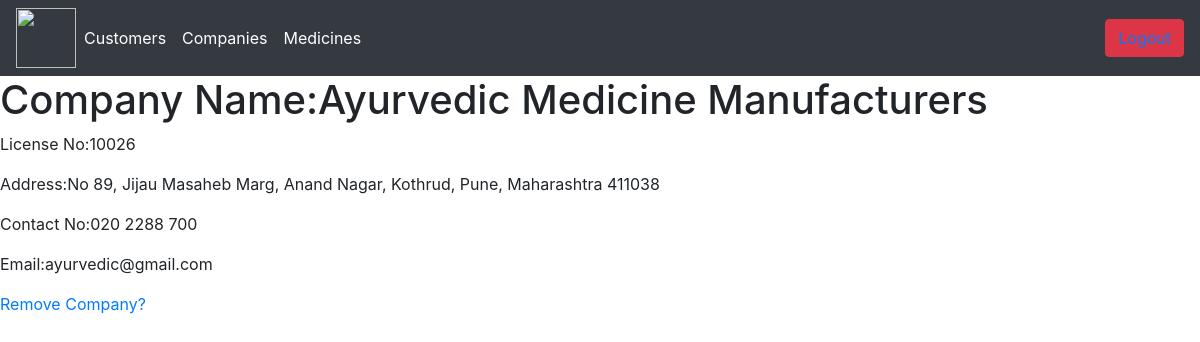
The page /viewonecompany/2/ (signed in) on the database its author committed.
### management/models.py (models this page shows, shortened)
class Company(models.Model):
    id=models.AutoField(primary_key=True)
    name=models.CharField(max_length=200)
    license_no=models.CharField(max_length=200)
    address=models.CharField(max_length=500)
    contact_no=models.CharField(max_length=20)
    email=models.EmailField()
    description=models.CharField(max_length=500,null=True)

### management/decorators.py (the view)
        def wrapper_func(request,*args,**kwargs):
            group=None
            if request.user.groups.exists():
                group=request.user.groups.all()[0].name
            print(group)
            if group in allowed_roles:
                print("working")
                return view_func(request, *args, **kwargs)
            if group=='owner':
                return redirect('dashboard')
            else:
                return HttpResponse('You are not authorized to view the page')

### management/views.py (called while the page is built)
@login_required(login_url='loginpage')
@allowed_users(allowed_roles=['owner'])
def viewonecompany(request,pk):
    company=Company.objects.get(id=pk)
    context={'company':company}
    return render(request,'managemet/viewonecompany.html',context)

### templates/managemet/viewonecompany.html
{%  extends 'managemet/adminmain2.html' %}
{% block content %}
    <div>
        <h1>Company Name:{{company.name}}</h1>
        <p>License No:{{company.license_no}}</p>
        <p>Address:{{company.address}}</p>
        <p>Contact No:{{company.contact_no}}</p>
        <p>Email:{{company.email}}</p>
        <a href="{% url 'deletecompany' company.id %}">Remove Company?</a>
    </div>
{% endblock %}

### rows shown on the page
Company: name "Ayurvedic Medicine Manufacturers", license_no "10026", address "No 89, Jijau Masaheb Marg, Anand Nagar, Kothrud, Pune, Maharashtra 411038", contact_no "020 2288 700", email "ayurvedic@gmail.com"
